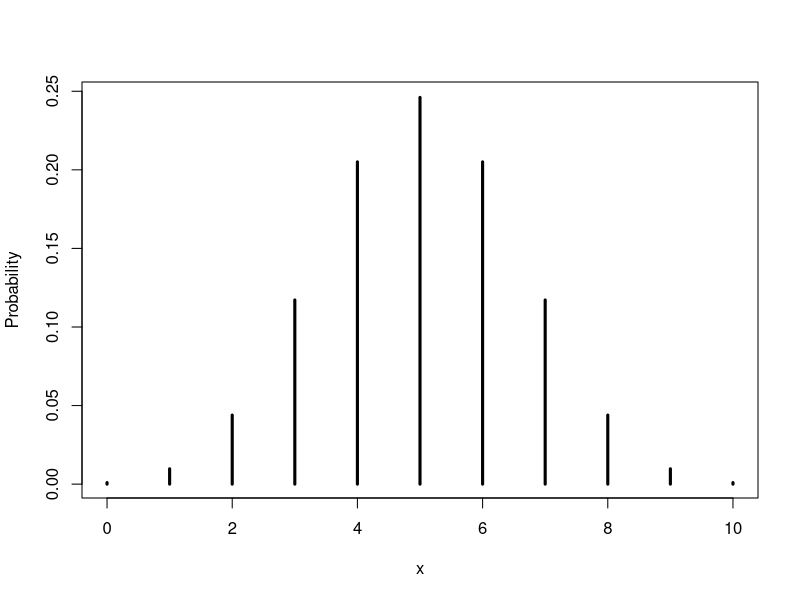
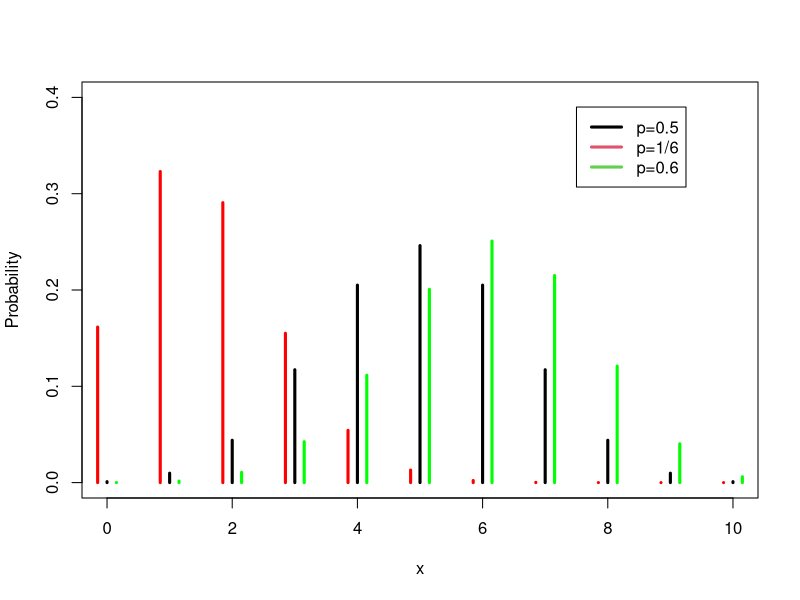
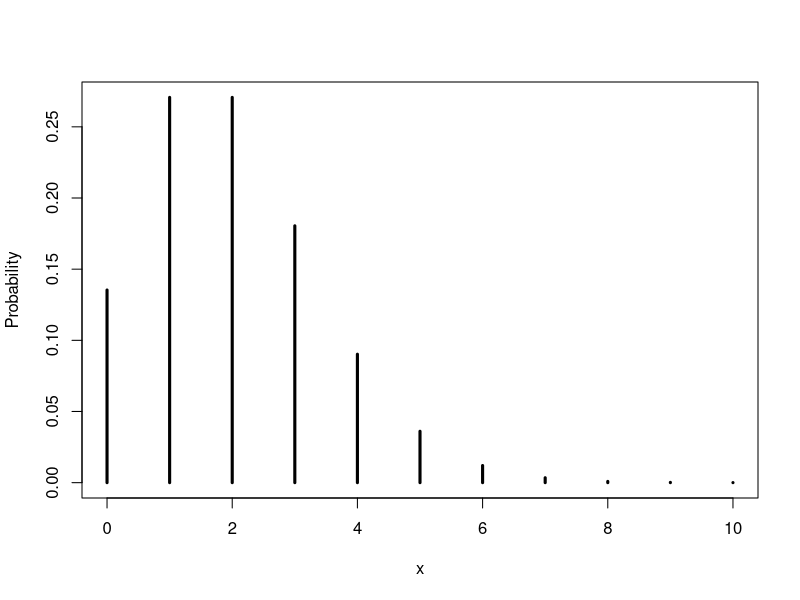
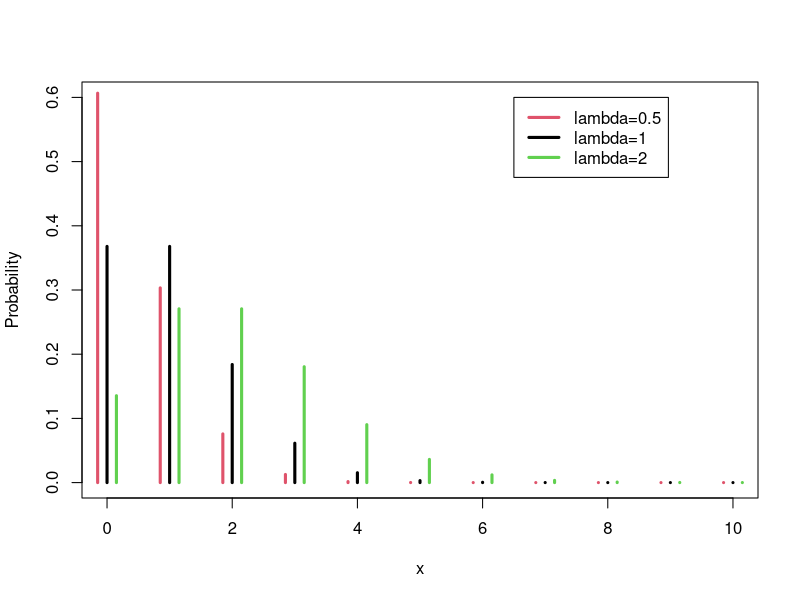
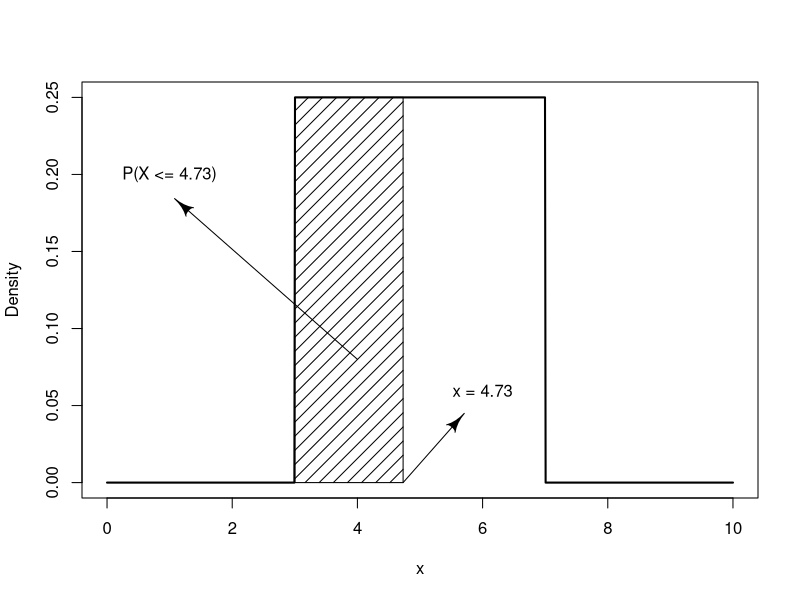
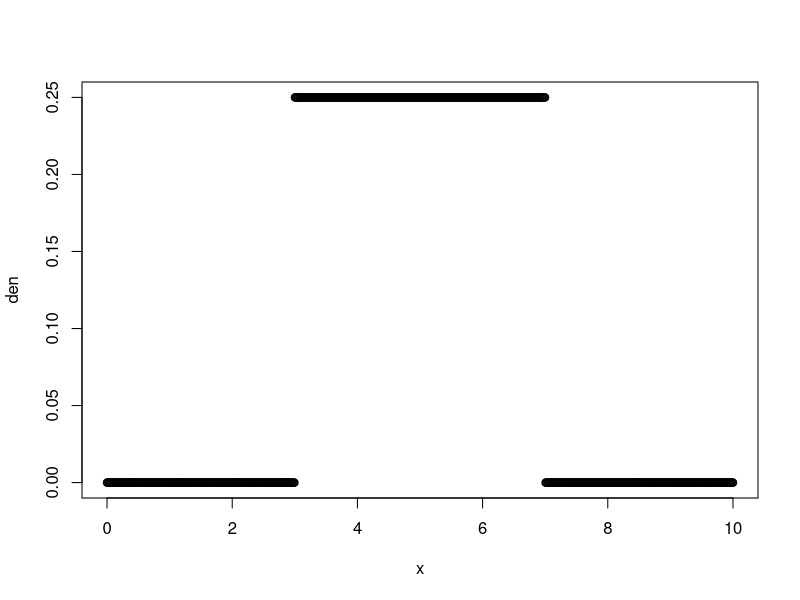
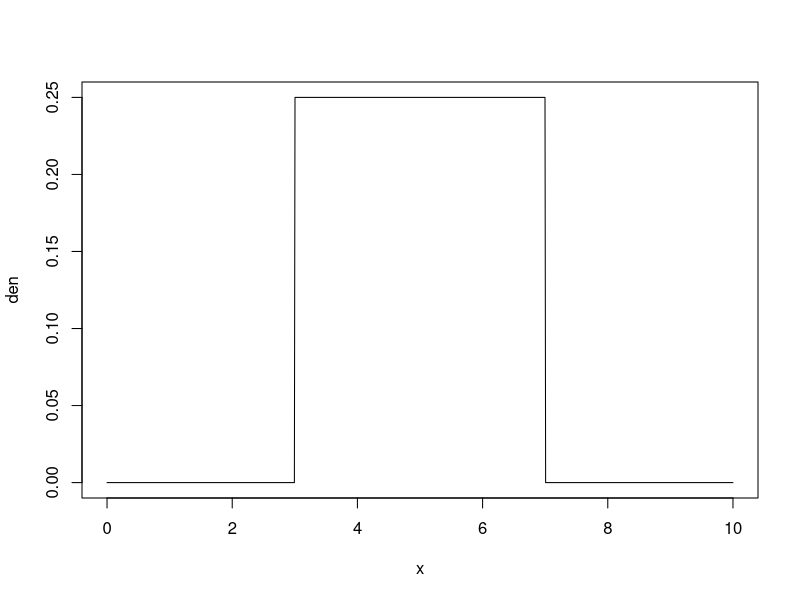
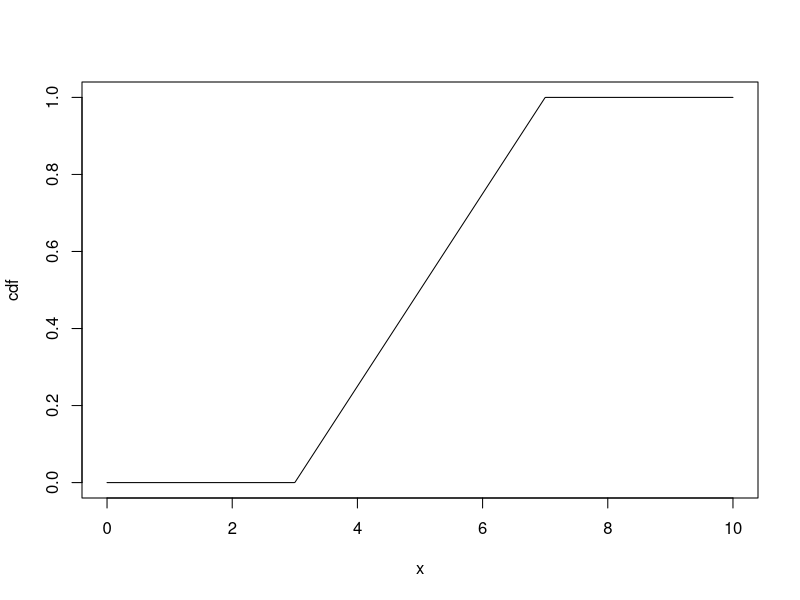

Recreate these plots in R, in order.
## ---- chunk 1
plot(0:10, dbinom(0:10, 10,.5), type="h", ylab ="Probability", xlab="x", lwd=3)
## ---- chunk 2
dbinom(c(1,3,5,7,9),10,0.5)
## ---- chunk 3
sum(dbinom(c(1,3,5,7,9),10,0.5))
## ---- chunk 4
x <- 0:10
dbinom(x,10,0.5)
## ---- chunk 5
pbinom(x,10,0.5)
cumsum(dbinom(x,10,0.5))
## ---- chunk 6
X.val <- 0:10
P.val <- dbinom(X.val,10,0.5)
EX <- sum(X.val*P.val)
EX
sum((X.val-EX)^2*P.val)
## ---- chunk 7
dbinom(x,10,1/6)
## ---- chunk 8
plot(0:10, dbinom(0:10, 10,.5), type="h", ylab ="Probability", xlab="x", lwd=c(3), ylim=c(0,.4))
lines((0:10)-.15, dbinom(0:10, 10,1/6), col="red", type="h", lwd=c(3))
lines((0:10)+.15, dbinom(0:10, 10,.6), col="green", type="h", lwd=c(3))
legend(7.5, .39, c("p=0.5", "p=1/6", "p=0.6"), col = c(1, 2, 3), lty = c(1, 1, 1), lwd=c(3,3,3))
## ---- chunk 9
plot(0:10, dpois(0:10, 2), type="h", ylab ="Probability", xlab="x", lwd=3)
## ---- chunk 10
x <- 0:10
dpois(x,2)
ppois(x,2)
## ---- chunk 11
plot(0:10, dpois(0:10,1), type="h", ylab ="Probability", xlab="x", lwd=c(3),ylim=c(0, .6))
lines((0:10)-.15, dpois(0:10,.5), col=2, type="h", lwd=c(3))
lines((0:10)+.15, dpois(0:10,2), col=3, type="h", lwd=c(3))
legend(6.5, .6, c("lambda=0.5", "lambda=1", "lambda=2"), col = c(2, 1, 3), lty = c(1, 1, 1), lwd=c(3,3,3))
## ---- chunk 12
X.val <- 0:10
P.val <- dpois(X.val,2)
sum(X.val*P.val)
## ---- chunk 13
X.val <- 0:100
P.val <- dpois(X.val,2)
EX <- sum(X.val*P.val)
EX
sum((X.val-EX)^2*P.val)
## ---- chunk 14
dunif(0:10,3,7)
## ---- chunk 15
dunif(4.73,3,7)
## ---- chunk 16

x <- seq(0,10,length=1000)
den <- dunif(x,3,7)
plot(x,den, type="l", ylab="Density",xlab="x", lwd=2)
polygon(c(3,3,4.73,4.73),c(0,.25,.25,0), density=10)
text(1,.20,"P(X <= 4.73)")
text(6,.06,"x = 4.73")
library(shape)
Arrows(4, .08,1.2,.18)
Arrows(4.73, 0,5.6,.04)

## ---- chunk 17
punif(4.73,3,7)
## ---- chunk 18
(4.73-3)/(7-3)
## ---- chunk 19
x <- seq(0,10,length=1000)
den <- dunif(x,3,7)
plot(x,den)
## ---- chunk 20
plot(x,den,type="l")
## ---- chunk 21
cdf <- punif(x,3,7)
plot(x,cdf,type="l")
## ---- chunk 22

x.c = seq(0,10,.1)
plot(c(0,x.c),c(0,dexp(x.c, .5)), type="l", ylab="Density",xlab="x")
x.c = seq(2,6,.1)
polygon(c(2,x.c,6),c(0,dexp(x.c, .5),0), density=10)
text(5.2,.22,"P(2 < x < 6)")
library(shape)
Arrows(4,.04,4.8, .18)

## ---- chunk 23
pexp(6,0.5) - pexp(2,0.5)
## ---- chunk 24
x.coord = seq(0.01,10,.1)
plot(c(0,x.coord), c(0,dexp(x.coord,1)), ylab ="Probability", lty=1, xlab="x",ylim=c(0, 2), type="l")
lines(c(0,x.coord)-.03, c(0,dexp(x.coord,.5)), col=2)
lines(c(0,x.coord)+.03, c(0,dexp(x.coord,2)), col=3)
legend(7.4, 2, c("lambda=0.5", "lambda=1", "lambda=2"), col = c(2, 1, 3), lty = c(1, 1, 1))
## ---- chunk 25
par(mfrow=c(3,1), oma=c(0,0,0,0), mar=c(2,4,1,1),cex=.71)

plot(0:10, dnbinom(0:10, 4,.5), type="h", lwd=3, ylim=c(0,.3), ylab="", xlab="",yaxt="n")
axis(2,las=2)
plot(0:10, dnbinom(0:10, 8,.8), type="h", lwd=3, ylim=c(0,.3), ylab="", xlab="",yaxt="n")
axis(2,las=2)
title(ylab="Probability", line=3)
plot(0:10, dnbinom(0:10, 2,.5), type="h", lwd=3, ylim=c(0,.3), ylab="", xlab="",yaxt="n")
axis(2,las=2)
title(xlab="x", line=2)

